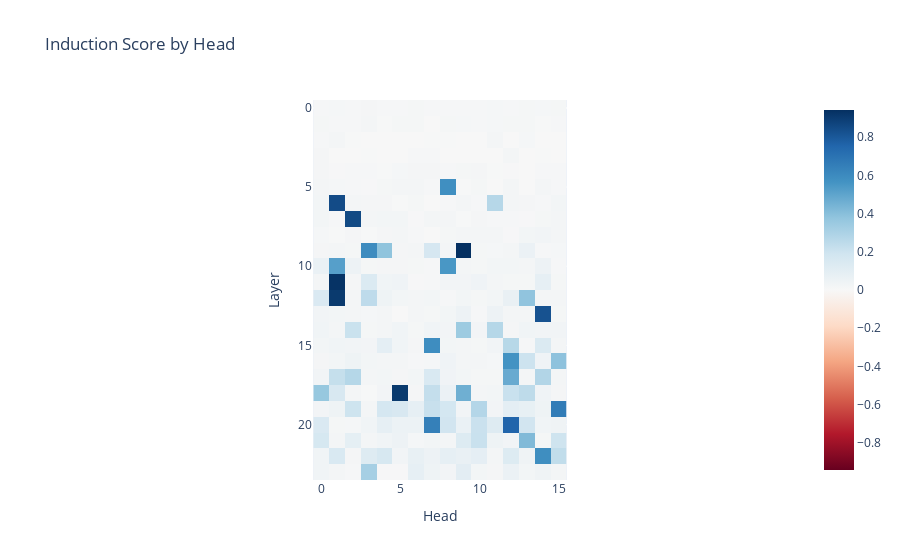

The code cell stored with this chart in its notebook:
### Code cell
# We make a tensor to store the induction score for each head. We put it on the model's device to avoid needing to move things between the GPU and CPU, which can be slow.
induction_score_store = torch.zeros(
    (model.cfg.n_layers, model.cfg.n_heads), device=model.cfg.device)


def induction_score_hook(pattern, hook):
    # We take the diagonal of attention paid from each destination position to source positions seq_len-1 tokens back
    # (This only has entries for tokens with index>=seq_len)
    induction_stripe = pattern.diagonal(dim1=-2, dim2=-1, offset=1-seq_len)
    # Get an average score per head
    induction_score = einops.reduce(
        induction_stripe, "batch head_index position -> head_index", "mean")
    # Store the result.
    induction_score_store[hook.layer(), :] = induction_score


# We make a boolean filter on activation names, that's true only on attention pattern names.
def pattern_hook_names_filter(name): return name.endswith("pattern")


model.run_with_hooks(
    repeated_tokens,
    return_type=None,  # For efficiency, we don't need to calculate the logits
    fwd_hooks=[(
        pattern_hook_names_filter,
        induction_score_hook
    )]
)

imshow(induction_score_store, xaxis="Head",
       yaxis="Layer", title="Induction Score by Head")

### Figure 1 — Plotly figure (JSON) as saved in the notebook; plotly's stock layout.template omitted (floating-point values rounded to 4 significant figures; data arrays with more than 128 entries replaced by an {"elided": "..."} marker saying what was removed)
{"data": [{"coloraxis": "coloraxis", "hovertemplate": "Head: %{x}<br>Layer: %{y}<br>color: %{z}<extra></extra>", "name": "0", "type": "heatmap", "xaxis": "x", "yaxis": "y", "z": {"elided": "24x16 float values"}}], "layout": {"coloraxis": {"cmid": 0, "colorscale": [[0, "rgb(103,0,31)"], [0.1, "rgb(178,24,43)"], [0.2, "rgb(214,96,77)"], [0.3, "rgb(244,165,130)"], [0.4, "rgb(253,219,199)"], [0.5, "rgb(247,247,247)"], [0.6, "rgb(209,229,240)"], [0.7, "rgb(146,197,222)"], [0.8, "rgb(67,147,195)"], [0.9, "rgb(33,102,172)"], [1, "rgb(5,48,97)"]]}, "title": {"text": "Induction Score by Head"}, "xaxis": {"anchor": "y", "constrain": "domain", "domain": [0, 1], "scaleanchor": "y", "title": {"text": "Head"}}, "yaxis": {"anchor": "x", "autorange": "reversed", "constrain": "domain", "domain": [0, 1], "title": {"text": "Layer"}}}}
